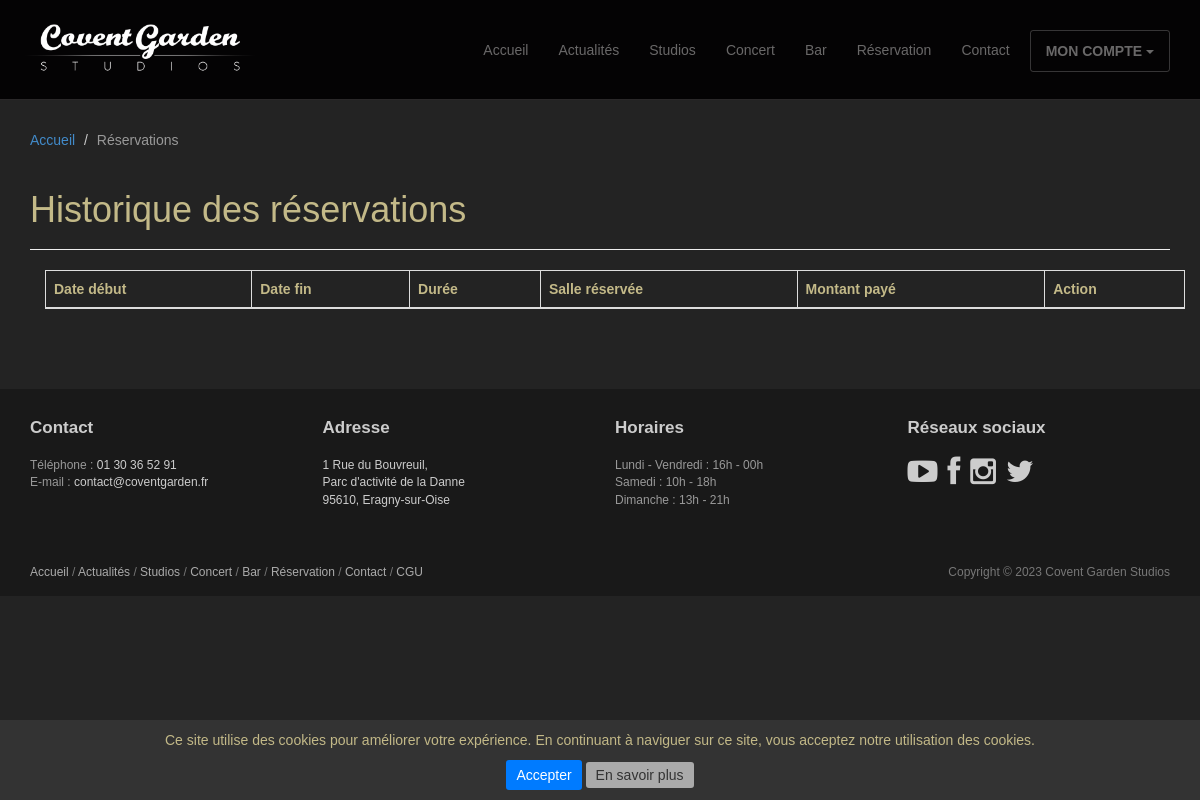
Page /compte/mes_reservations/ (signed in) on the earlier database version.
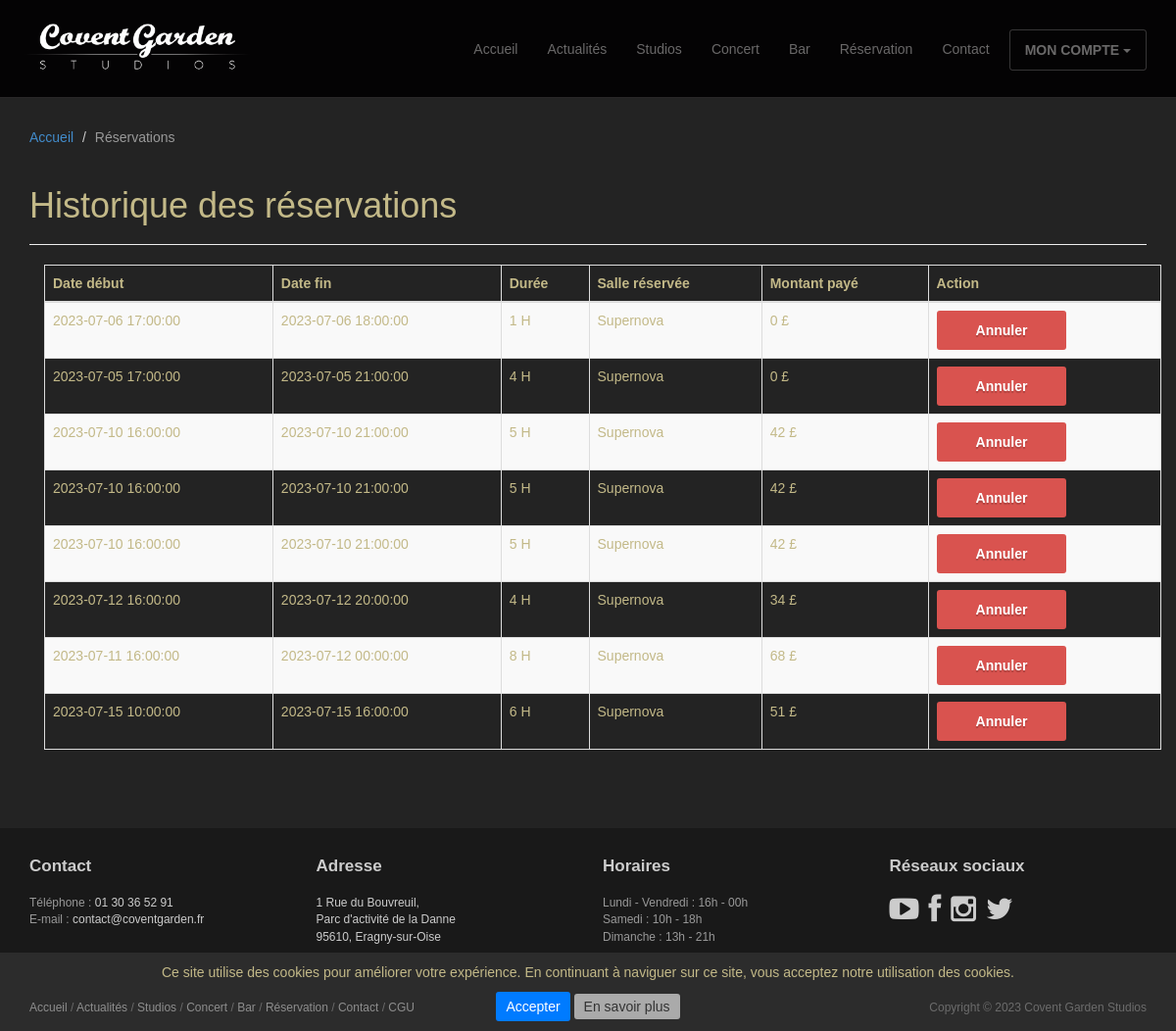
Same page on the later database version.
### studios/models.py (models this page shows, shortened)
class Reservation(models.Model):
    class Status(models.TextChoices):
        RESERVED = 'Reserver'
        INPROGRESS = 'En cours'
    description = models.fields.CharField(max_length=1000)
    duration = models.fields.IntegerField(validators=[MinValueValidator(0)])
    date_start = models.DateTimeField(null=False)
    date_end = models.DateTimeField(null=False)
    price = models.fields.IntegerField(validators=[MinValueValidator(1)])
    status = models.fields.CharField(choices=Status.choices, max_length=20)
    salle = models.ForeignKey(Salle, on_delete=models.CASCADE, null=True)
    user = models.ForeignKey(CustomUser, on_delete=models.CASCADE, null=True)
    is_active = models.BooleanField(default=True)

class Salle(models.Model):
    name = models.fields.CharField(max_length=100)
    description = models.fields.CharField(max_length=1000)

### studios/views.py (the view)
# urls.py: path('compte/mes_reservations/', views.BookingsDetailView.as_view(), name='bookings_detail'),
class BookingsDetailView(LoginRequiredMixin, View):
    redirect_field_name = ''
    template_name = "bookings/bookings_detail.html"
    context = {
        "title": "Historique des réservations",
        "breadcrumb": [
            {"view": "home", "name": "Accueil"},
            {"view": None, "name": "Réservations"}]
    }
    def get(self, request):
        self.context["my_groups"] = request.user.my_groups.all()
        reservations = Reservation.objects.filter(user_id=request.user.id)
        self.context["reservations"] = reservations
        return render(request, self.template_name, self.context)

### studios/templates/bookings/bookings_detail.html (shortened to what this page needs)
{% extends 'base/base.html' %}
{% load static %}
{% block header %}
<header id="head" class="secondary"></header>
{% endblock %}
{% block page_header %}
<header class="page-header">
	<h1 class="page-title">{{title}}</h1>
</header>
{% endblock %}
{% block content %}
<div class="container">
	<table id="myTable" class="table table-striped table-bordered dt-responsive nowrap" style="width:100%">
		<thead>
			<tr>
				<th>Date début</th>
				<th>Date fin</th>
				<th>Durée</th>
				<th>Salle réservée</th>
				<th>Montant payé</th>
				<th>Action</th>
			</tr>
		</thead>
		<tbody>
			{% for reservation in reservations %}
				<tr>
					<td>{{ reservation.date_start|date:"Y-m-d H:i:s" }}</td>
					<td>{{ reservation.date_end|date:"Y-m-d H:i:s" }}</td>
					<td>{{ reservation.duration }} H</td>
					<td>{{ reservation.salle.name }}</td>
					<td>{{ reservation.price }} £</td>
					<td>
						<a href="{% url 'set_reservation' reservation.id %}" class="{% if reservation.is_active %}btn btn-danger{% else %}btn btn-success{% endif %}">
							{% if reservation.is_active %} Annuler {% else %} Activer {% endif %}
						</a>
					</td>
				</tr>
			{% endfor %}
		</tbody>
	</table>
</div>
{% endblock %}
{% block style %}
<link rel="stylesheet" type="text/css" href="https://cdn.datatables.net/1.10.25/css/dataTables.bootstrap5.min.css">
<link rel="stylesheet" type="text/css" href="https://cdn.datatables.net/responsive/2.2.9/css/responsive.bootstrap5.min.css">
<link rel="stylesheet" type="text/css" href="https://cdn.datatables.net/1.10.25/css/dataTables.bootstrap5.min.css">
<link rel="stylesheet" type="text/css" href="https://cdn.datatables.net/buttons/1.7.1/css/buttons.bootstrap5.min.css">
{% endblock %}

Differences in the rows shown:
added Reservation: date_start "2023-07-06 17:00:00", date_end "2023-07-06 18:00:00", duration "1", salle.name "Supernova", price "0", is_active "Annuler"
added Reservation: date_start "2023-07-05 17:00:00", date_end "2023-07-05 21:00:00", duration "4", salle.name "Supernova", price "0", is_active "Annuler"
added Reservation: date_start "2023-07-10 16:00:00", date_end "2023-07-10 21:00:00", duration "5", salle.name "Supernova", price "42", is_active "Annuler"
added Reservation: date_start "2023-07-10 16:00:00", date_end "2023-07-10 21:00:00", duration "5", salle.name "Supernova", price "42", is_active "Annuler"
added Reservation: date_start "2023-07-10 16:00:00", date_end "2023-07-10 21:00:00", duration "5", salle.name "Supernova", price "42", is_active "Annuler"
added Reservation: date_start "2023-07-12 16:00:00", date_end "2023-07-12 20:00:00", duration "4", salle.name "Supernova", price "34", is_active "Annuler"
added Reservation: date_start "2023-07-11 16:00:00", date_end "2023-07-12 00:00:00", duration "8", salle.name "Supernova", price "68", is_active "Annuler"
added Reservation: date_start "2023-07-15 10:00:00", date_end "2023-07-15 16:00:00", duration "6", salle.name "Supernova", price "51", is_active "Annuler"
